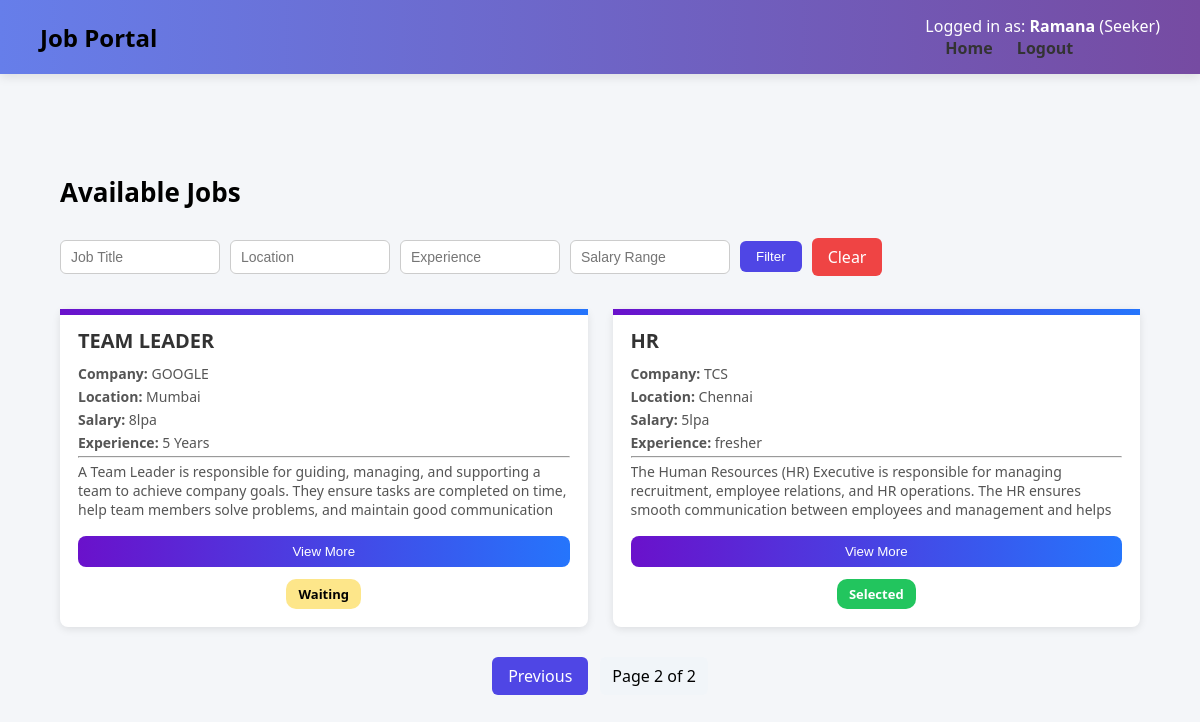
Page /?page=2 (signed in) on the committed database.
### myapp/models.py (models this page shows, shortened)
class Profile(models.Model):
    ROLE_CHOICES = (
        ('seeker', 'Job Seeker'),
        ('recruiter', 'Recruiter'),
    )
    user = models.OneToOneField(User, on_delete=models.CASCADE)
    role = models.CharField(max_length=20, choices=ROLE_CHOICES)

class Job(models.Model):
    title = models.CharField(max_length=200)
    company = models.CharField(max_length=200)
    location = models.CharField(max_length=200)
    description = models.TextField()
    salary = models.CharField(max_length=100)
    experience = models.CharField(max_length=100)
    posted_by = models.ForeignKey(User, on_delete=models.CASCADE)

class Application(models.Model):
    STATUS_CHOICES = [
        ('waiting', 'Waiting'),
        ('selected', 'Selected'),
        ('rejected', 'Rejected'),
    ]
    job = models.ForeignKey(Job, on_delete=models.CASCADE)
    applicant = models.ForeignKey(User, on_delete=models.CASCADE)
    name = models.CharField(max_length=200)
    email = models.EmailField()
    phone = models.CharField(max_length=15)
    resume = models.FileField(upload_to='resumes/')
    cover_letter = models.TextField()
    applied_at = models.DateTimeField(auto_now_add=True)
    status = models.CharField(
        max_length=10,
        choices=STATUS_CHOICES,
        default='waiting'
    )

### myapp/views.py (the view)
# urls.py: 2. Add a URL to urlpatterns:  path('', views.home, name='home')
def home(request):
    jobs = Job.objects.all().order_by('-id')
    title = request.GET.get('title')
    location = request.GET.get('location')
    experience = request.GET.get('experience')
    salary = request.GET.get('salary')
    if title:
        jobs = jobs.filter(title__icontains=title)
    if location:
        jobs = jobs.filter(location__icontains=location)
    if experience:
        jobs = jobs.filter(experience__icontains=experience)
    if salary:
        jobs = jobs.filter(salary__icontains=salary)
    if request.user.is_authenticated and request.user.profile.role == 'seeker':
        applications = Application.objects.filter(applicant=request.user)
        apps_dict = {app.job_id: app for app in applications}
        for job in jobs:
            job.user_application = apps_dict.get(job.id)
    paginator = Paginator(jobs, 3)
    page_number = request.GET.get("page")
    jobs_page = paginator.get_page(page_number)
    return render(request, "home.html", {
        "jobs": jobs_page
    })

### myapp/templates/home.html (shortened to what this page needs)
{% extends 'base.html' %} {% block content %}
<div class="home-container">
  <h2 class="job-heading">Available Jobs</h2>
  {% if user.profile.role == "seeker" %}
  <form method="GET" class="filter-form">
    <input
      type="text"
      name="title"
      placeholder="Job Title"
      value="{{ request.GET.title }}"
    />
    <input
      type="text"
      name="location"
      placeholder="Location"
      value="{{ request.GET.location }}"
    />
    <input
      type="text"
      name="experience"
      placeholder="Experience"
      value="{{ request.GET.experience }}"
    />
    <input
      type="text"
      name="salary"
      placeholder="Salary Range"
      value="{{ request.GET.salary }}"
    />
    <button type="submit" class="filter-btn">Filter</button>
    <a href="{% url 'home' %}" class="clear-btn">Clear</a>
  </form>
  {% endif %} {% if jobs %}
  <div class="job-list">
    {% for job in jobs %}
    <div class="job-card">
      <h3>{{ job.title }}</h3>
      <p><strong>Company:</strong> {{ job.company }}</p>
      <p><strong>Location:</strong> {{ job.location }}</p>
      <p><strong>Salary:</strong> {{ job.salary }}</p>
      <p><strong>Experience:</strong> {{ job.experience }}</p>
      <hr />
      <p class="job-description" id="desc-{{ job.pk }}">
        {{ job.description }}
      </p>
      <button
        class="view-btn"
        onclick="toggleDescription('{{ job.pk }}', this)"
      >
        View More
      </button>
      <div class="job-buttons">
        {% if user.profile.role == "seeker" %} {% if job.user_application %}
        <span class="applied-status {{ job.user_application.status }}">
          {{ job.user_application.status|capfirst }}
        </span>
        {% else %}
        <a href="{% url 'apply_job' job.pk %}" class="btn apply-btn">Apply</a>
        {% endif %} {% endif %}
      </div>
    </div>
    {% endfor %}
  </div>
  <div class="pagination">
    {% if jobs.has_previous %}
    <a href="?page={{ jobs.previous_page_number }}">Previous</a>
    {% endif %}
    <span> Page {{ jobs.number }} of {{ jobs.paginator.num_pages }} </span>
  </div>
  {% else %}
  <div class="no-jobs">
    <h3>No jobs available yet</h3>
  </div>
  {% endif %}
</div>
{% endblock %}

### myapp/templates/base.html (shortened to what this page needs)
{% load static %}
<!doctype html>
<html>
  <head>
    <link rel="stylesheet" href="{% static 'css/style.css' %}" />
  </head>
  <body>
    <nav>
      <h1>Job Portal</h1>
      <div class="nav-links">
        {% if user.is_authenticated %}
        <p style="color: white">
          Logged in as: <strong>{{ user.username }}</strong>
          ({{ user.profile.role|title }})
        </p>
        {% endif %}
        <a href="/">Home</a>
         {% if user.is_authenticated %}
        <a href="{% url 'logout' %}">Logout</a>
        {% else %}
        <a href="{% url 'login' %}">Login</a>
        {% endif %}
      </div>
    </nav>
    <div class="container">{% block content %}{% endblock %}</div>
  </body>
</html>

### myapp/static/css/style.css (style rules this page uses)
* { margin:0; padding:0; box-sizing:border-box; }
body { background:#f4f6f9; font-family:"Segoe UI",sans-serif; }
nav { background:linear-gradient(to right,#667eea,#764ba2); padding:15px 40px; display:flex; justify-content:space-between; align-items:center; box-shadow:0 3px 10px rgba(0,0,0,0.1); }
nav h1 { margin:0; }
.nav-links a { text-decoration:none; color:#333; margin-left:20px; font-weight:bold; }
.container { height:calc(100vh - 80px); display:flex; justify-content:center; align-items:center; }
input, textarea { width:100%; padding:12px; margin:10px 0; border-radius:8px; border:1px solid #ccc; }
button { width:100%; padding:12px; background:#667eea; color:white; border:none; border-radius:8px; cursor:pointer; }
.home-container { width:90%; max-width:1100px; margin:auto; }
.job-heading { font-size:26px; font-weight:bold; margin-bottom:20px; }
.filter-form { display:flex; align-items:center; gap:10px; flex-wrap:wrap; margin-bottom:25px; }
.filter-form input { padding:8px 10px; border:1px solid #ccc; border-radius:6px; width:160px; font-size:14px; }
.filter-btn { padding:8px 16px; background:#4f46e5; color:white; border:none; border-radius:6px; cursor:pointer; width:auto; }
.clear-btn { padding:8px 16px; background:#ef4444; color:white; border-radius:6px; text-decoration:none; }
.job-list { display:flex; flex-wrap:wrap; gap:25px; align-items:flex-start; }
.job-card { flex:1 1 calc(33.33% - 18px); background:white; padding:18px; border-radius:8px; box-shadow:0 2px 8px rgba(0,0,0,0.1); position:relative; }
.job-card::before { content:""; position:absolute; top:0; left:0; height:6px; width:100%; background:linear-gradient(to right,#6a11cb,#2575fc); }
.job-card h3 { font-size:20px; margin-bottom:10px; color:#333; }
.job-card p { font-size:14px; margin:4px 0; color:#555; }
.job-description { max-height:60px; overflow:hidden; transition:max-height 0.3s ease; }
.view-btn { margin-top:10px; width:100%; padding:8px; border-radius:8px; border:none; background:linear-gradient(to right,#6a11cb,#2575fc); color:white; cursor:pointer; }
.job-buttons { display:flex; justify-content:space-evenly; margin-top:12px; }
.applied-status { padding:6px 12px; border-radius:10px; font-size:13px; font-weight:600; }
.applied-status.waiting { background:#fde68a; color:#000; }
.applied-status.selected { background:#22c55e; color:#fff; }
.view-btn { background: linear-gradient(90deg,#6a11cb,#2575fc); }
.pagination { display:flex; justify-content:center; align-items:center; gap:12px; margin-top:30px; }
.pagination a { padding:8px 16px; background:#4f46e5; color:white; text-decoration:none; border-radius:6px; }
.pagination span { padding:8px 12px; background:#f1f5f9; border-radius:6px; font-weight:500; }

### rows in the picture
Job: title "TEAM LEADER", company "GOOGLE", location "Mumbai", salary "8lpa", experience "5 Years", description "A Team Leader is responsible for guiding, managing, and supporting a team to achieve company goals. They ensure tasks are completed on time, help team members solve problems, and maintain good communication…", user_application.status "Waiting"
Job: title "HR", company "TCS", location "Chennai", salary "5lpa", experience "fresher", description "The Human Resources (HR) Executive is responsible for managing recruitment, employee relations, and HR operations. The HR ensures smooth communication between employees and management and helps…", user_application.status "Selected"

### other values in the picture
{{ user.username }} "Ramana"
{{ user.profile.role|title }} "Seeker"
{{ jobs.number }} "2"
{{ jobs.paginator.num_pages }} "2"
